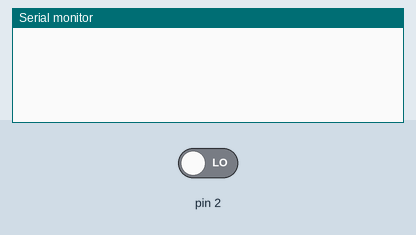
The sketch below on a simulated Arduino Uno, built with avr-gcc and run on an emulated ATmega328P. On the bench: the last lines printed to the serial monitor. The inputs (shaded band) are chosen by the test bench; at power-on: pin 2 LOW.

Above: at 1.2 s.
1.3 s: pin 2 driven HIGH
At 2.1 s:
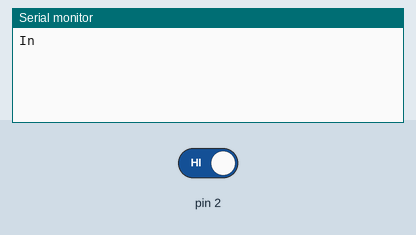
At 5.6 s:
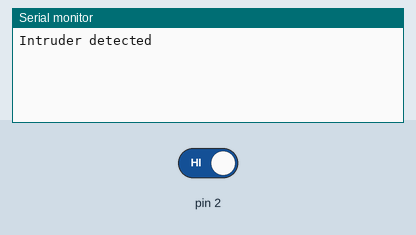

The sketch:

PIR_buzzer.ino
```cpp
int speakerOut = 9;//Piezo buzzer's positive terminal is connected to digital pin 9
byte names[] = {'c', 'd', 'e', 'f', 'g', 'a', 'b', 'C'};
int tones[] = {1915, 1700, 1519, 1432, 1275, 1136, 1014, 956};
byte melody[] = "2d2a1f2c2d2a2d2c2f2d2a2c2d2a1f2c2d2a2a2g2p8p8p8p";
// count length: 1 2 3 4 5 6 7 8 9 0 1 2 3 4 5 6 7 8 9 0 1 2 3 4 5 6 7 8 9 0
//                                10                  20                  30
int count = 0;
int count2 = 0;
int count3 = 0;
int MAX_COUNT = 24;
int statePin = LOW;
void siren();

 volatile byte intruder;
 void setup()
 {
   Serial.begin(115200);
   attachInterrupt(0, intruder_detect, RISING);//Initialize the intterrupt pin for the motion sensor (Arduino digital pin 2)
   intruder = 0;
 }
 void loop()
 {

 }
 void intruder_detect()//This function is called whenever an intruder is detected by the arduino
 {
   intruder++;
   Serial.println("Intruder detected");
   for(int i=0; i<1; i++)//Play the alarm three times
   siren();
 }
 void siren()//This function will make the alarm sound using the piezo buzzer
{
for (count = 0; count < MAX_COUNT; count++) {
      for (count3 = 0; count3 <= (melody[count*2] - 48) * 30; count3++) {
      for (count2=0;count2<8;count2++) {
        if (names[count2] == melody[count*2 + 1]) {
          analogWrite(speakerOut,1023);
          delayMicroseconds(tones[count2]);
          analogWrite(speakerOut, 0);
          delayMicroseconds(tones[count2]);
        }
        if (melody[count*2 + 1] == 'p') {
          // make a pause of a certain size
          analogWrite(speakerOut, 0);

        }
      }
    }
  }
}
```

Measured:
- after the input at 1.3 s, the serial monitor: prints a new line at once (image 1)
